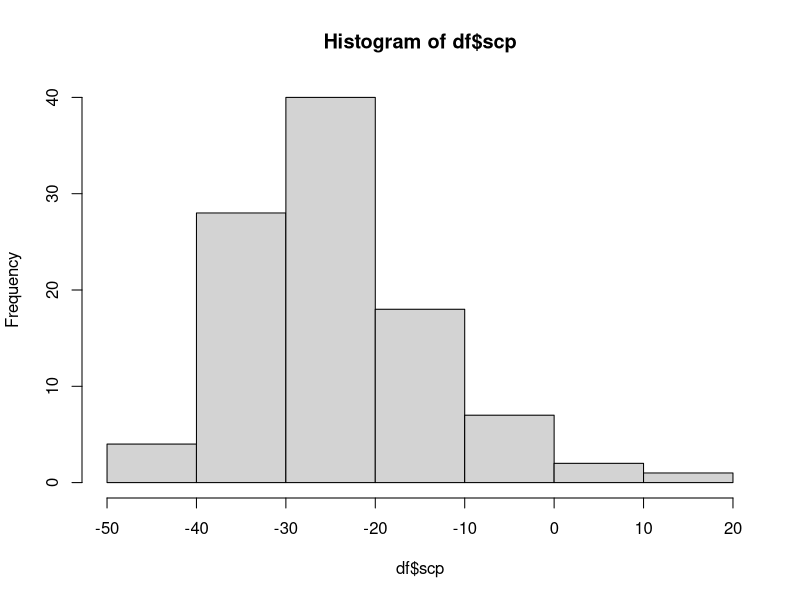
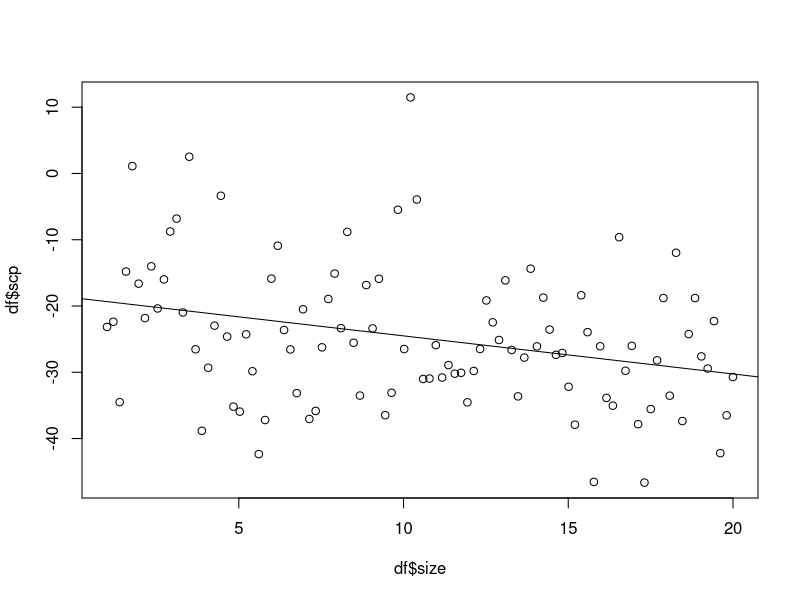

Source code (R) for these figures, in order:
#Fake Dataset for Cold Tolerance Study 

#Create new dataset for super cooling point-should be a normal distribution centered around SCP. 

#SCP I already know should be centered around probably -26 Degrees Celsius
#SCP predicted by larval body size?

#Vector for samples

library(dplyr)
library(tidyr)

scp<-rnorm(100, mean=-26,sd = 10)
size<-seq(1,20, length.out=100)
df<-data.frame(size=size, scp=scp)
df$scp[which(df$size<4)]<-rnorm(n = nrow(df[df$size<4,]), mean=-15, sd=10)
df$scp[which(df$size>15)]<-rnorm( nrow(df[df$size>15,]),mean=-30, sd=10)


hist(df$scp,breaks = 5)

#Analyze the Data (ANOVA or regression analyses)
plot(x=df$size,y=df$scp)
mod<-lm(scp~size,  data=df)
mod1<-summary(mod)
abline(mod)
mod1$r.squared

summary(mod)


